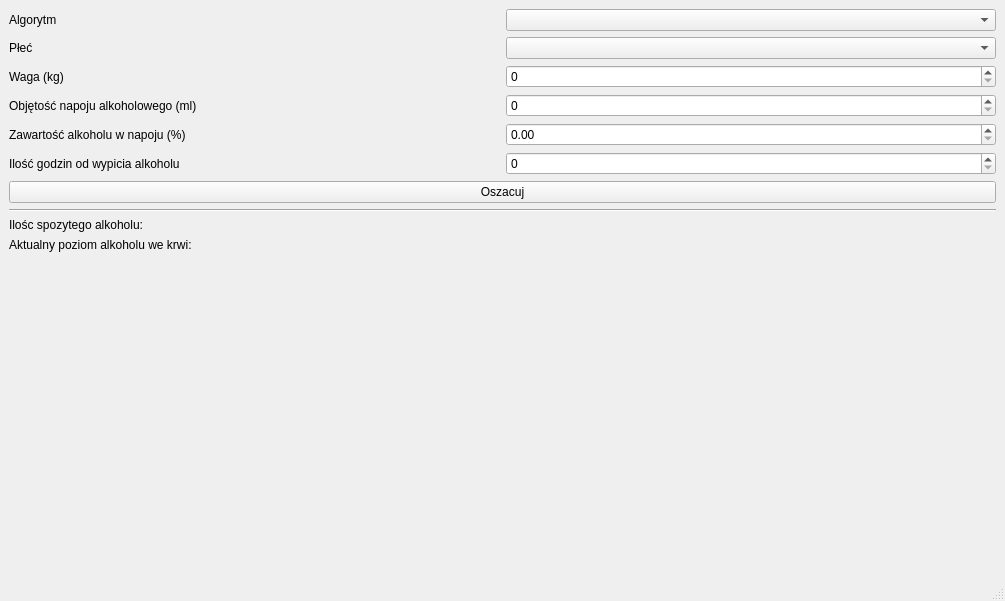
<?xml version="1.0" encoding="UTF-8"?>
<ui version="4.0">
 <class>MainWindow</class>
 <widget class="QMainWindow" name="MainWindow">
  <property name="geometry">
   <rect>
    <x>0</x>
    <y>0</y>
    <width>1005</width>
    <height>601</height>
   </rect>
  </property>
  <property name="windowTitle">
   <string>Narzędzie</string>
  </property>
  <widget class="QWidget" name="centralwidget">
   <layout class="QVBoxLayout" name="verticalLayout">
    <item>
     <layout class="QHBoxLayout" name="horizontalLayout">
      <item>
       <widget class="QLabel" name="label">
        <property name="text">
         <string>Algorytm</string>
        </property>
       </widget>
      </item>
      <item>
       <widget class="QComboBox" name="comboBox">
        <property name="editable">
         <bool>false</bool>
        </property>
        <property name="currentText">
         <string/>
        </property>
       </widget>
      </item>
     </layout>
    </item>
    <item>
     <layout class="QHBoxLayout" name="horizontalLayout_2">
      <item>
       <widget class="QLabel" name="label_2">
        <property name="text">
         <string>Płeć</string>
        </property>
       </widget>
      </item>
      <item>
       <widget class="QComboBox" name="comboBox_2"/>
      </item>
     </layout>
    </item>
    <item>
     <layout class="QHBoxLayout" name="horizontalLayout_3">
      <item>
       <widget class="QLabel" name="label_3">
        <property name="text">
         <string>Waga (kg)</string>
        </property>
       </widget>
      </item>
      <item>
       <widget class="QSpinBox" name="spinBox">
        <property name="maximum">
         <number>200</number>
        </property>
       </widget>
      </item>
     </layout>
    </item>
    <item>
     <layout class="QHBoxLayout" name="horizontalLayout_4">
      <item>
       <widget class="QLabel" name="label_4">
        <property name="text">
         <string>Objętość napoju alkoholowego (ml)</string>
        </property>
       </widget>
      </item>
      <item>
       <widget class="QSpinBox" name="spinBox_2">
        <property name="maximum">
         <number>9999</number>
        </property>
       </widget>
      </item>
     </layout>
    </item>
    <item>
     <layout class="QHBoxLayout" name="horizontalLayout_5">
      <item>
       <widget class="QLabel" name="label_5">
        <property name="text">
         <string>Zawartość alkoholu w napoju (%)</string>
        </property>
       </widget>
      </item>
      <item>
       <widget class="QDoubleSpinBox" name="doubleSpinBox_2">
        <property name="maximum">
         <double>100.000000000000000</double>
        </property>
       </widget>
      </item>
     </layout>
    </item>
    <item>
     <layout class="QHBoxLayout" name="horizontalLayout_8">
      <item>
       <widget class="QLabel" name="label_10">
        <property name="text">
         <string>Ilość godzin od wypicia alkoholu</string>
        </property>
       </widget>
      </item>
      <item>
       <widget class="QSpinBox" name="spinBox_3"/>
      </item>
     </layout>
    </item>
    <item>
     <widget class="QPushButton" name="pushButton">
      <property name="text">
       <string>Oszacuj</string>
      </property>
     </widget>
    </item>
    <item>
     <widget class="Line" name="line">
      <property name="orientation">
       <enum>Qt::Orientation::Horizontal</enum>
      </property>
     </widget>
    </item>
    <item>
     <layout class="QHBoxLayout" name="horizontalLayout_6">
      <item>
       <widget class="QLabel" name="label_6">
        <property name="text">
         <string>Ilośc spozytego alkoholu:</string>
        </property>
       </widget>
      </item>
      <item>
       <widget class="QLabel" name="label_7">
        <property name="text">
         <string/>
        </property>
       </widget>
      </item>
     </layout>
    </item>
    <item>
     <layout class="QHBoxLayout" name="horizontalLayout_7">
      <item>
       <widget class="QLabel" name="label_8">
        <property name="text">
         <string>Aktualny poziom alkoholu we krwi:</string>
        </property>
       </widget>
      </item>
      <item>
       <widget class="QLabel" name="label_9">
        <property name="text">
         <string/>
        </property>
       </widget>
      </item>
     </layout>
    </item>
    <item>
     <spacer name="verticalSpacer_2">
      <property name="orientation">
       <enum>Qt::Orientation::Vertical</enum>
      </property>
      <property name="sizeHint" stdset="0">
       <size>
        <width>20</width>
        <height>40</height>
       </size>
      </property>
     </spacer>
    </item>
   </layout>
  </widget>
  <widget class="QMenuBar" name="menubar">
   <property name="geometry">
    <rect>
     <x>0</x>
     <y>0</y>
     <width>1005</width>
     <height>24</height>
    </rect>
   </property>
  </widget>
  <widget class="QStatusBar" name="statusbar"/>
 </widget>
 <resources/>
 <connections/>
</ui>
